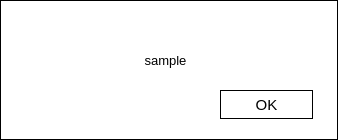
<?xml version="1.0" encoding="UTF-8"?>
<ui version="4.0">
 <class>LoginHint</class>
 <widget class="QDialog" name="LoginHint">
  <property name="geometry">
   <rect>
    <x>0</x>
    <y>0</y>
    <width>338</width>
    <height>140</height>
   </rect>
  </property>
  <property name="windowTitle">
   <string>Dialog</string>
  </property>
  <property name="styleSheet">
   <string notr="true">background-color: rgb(255, 255, 255);</string>
  </property>
  <property name="sizeGripEnabled">
   <bool>false</bool>
  </property>
  <widget class="QLabel" name="info">
   <property name="geometry">
    <rect>
     <x>10</x>
     <y>40</y>
     <width>311</width>
     <height>41</height>
    </rect>
   </property>
   <property name="font">
    <font>
     <family>Microsoft YaHei UI</family>
     <pointsize>10</pointsize>
    </font>
   </property>
   <property name="text">
    <string>sample</string>
   </property>
   <property name="alignment">
    <set>Qt::AlignCenter</set>
   </property>
  </widget>
  <widget class="QLabel" name="window_border">
   <property name="geometry">
    <rect>
     <x>0</x>
     <y>0</y>
     <width>338</width>
     <height>140</height>
    </rect>
   </property>
   <property name="styleSheet">
    <string notr="true">background-color: rgba(255, 255, 255, 0);</string>
   </property>
   <property name="frameShape">
    <enum>QFrame::Box</enum>
   </property>
   <property name="text">
    <string/>
   </property>
  </widget>
  <widget class="QPushButton" name="ok">
   <property name="geometry">
    <rect>
     <x>220</x>
     <y>90</y>
     <width>93</width>
     <height>29</height>
    </rect>
   </property>
   <property name="font">
    <font>
     <family>Microsoft YaHei UI</family>
     <pointsize>11</pointsize>
    </font>
   </property>
   <property name="styleSheet">
    <string notr="true">QPushButton{
	border-style: solid;
	border-top-color: qlineargradient(spread:pad, x1:0.5, y1:1, x2:0.5, y2:0, stop:0 rgb(215, 215, 215), stop:1 rgb(222, 222, 222));
	border-right-color: qlineargradient(spread:pad, x1:0, y1:0.5, x2:1, y2:0.5, stop:0 rgb(217, 217, 217), stop:1 rgb(227, 227, 227));
	border-left-color: qlineargradient(spread:pad, x1:0, y1:0.5, x2:1, y2:0.5, stop:0 rgb(227, 227, 227), stop:1 rgb(217, 217, 217));
	border-bottom-color: qlineargradient(spread:pad, x1:0.5, y1:1, x2:0.5, y2:0, stop:0 rgb(215, 215, 215), stop:1 rgb(222, 222, 222));
	border-width: 1px;
	border-radius: 0px;
	color: rgb(255,255,255);
	padding: 2px;
	background-color:  rgba(255, 255, 255, 0);
	border-color: rgb(0, 0, 0);
	color: rgb(0, 0, 0);
}
QPushButton:hover{
	border-style: solid;
	border-top-color: qlineargradient(spread:pad, x1:0.5, y1:1, x2:0.5, y2:0, stop:0 rgb(215, 215, 215), stop:1 rgb(222, 222, 222));
	border-right-color: qlineargradient(spread:pad, x1:0, y1:0.5, x2:1, y2:0.5, stop:0 rgb(217, 217, 217), stop:1 rgb(227, 227, 227));
	border-left-color: qlineargradient(spread:pad, x1:0, y1:0.5, x2:1, y2:0.5, stop:0 rgb(227, 227, 227), stop:1 rgb(217, 217, 217));
	border-bottom-color: qlineargradient(spread:pad, x1:0.5, y1:1, x2:0.5, y2:0, stop:0 rgb(215, 215, 215), stop:1 rgb(222, 222, 222));
	border-width: 1px;
	border-radius: 0px;
	
	color: rgb(255, 255, 255);
	padding: 2px;
	background-color: rgb(0, 0, 0);
}
QPushButton:disabled{
	border-style: solid;
	border-top-color: qlineargradient(spread:pad, x1:0.5, y1:1, x2:0.5, y2:0, stop:0 rgb(215, 215, 215), stop:1 rgb(222, 222, 222));
	border-right-color: qlineargradient(spread:pad, x1:0, y1:0.5, x2:1, y2:0.5, stop:0 rgb(217, 217, 217), stop:1 rgb(227, 227, 227));
	border-left-color: qlineargradient(spread:pad, x1:0, y1:0.5, x2:1, y2:0.5, stop:0 rgb(227, 227, 227), stop:1 rgb(217, 217, 217));
	border-bottom-color: qlineargradient(spread:pad, x1:0.5, y1:1, x2:0.5, y2:0, stop:0 rgb(215, 215, 215), stop:1 rgb(222, 222, 222));
	border-width: 1px;
	border-radius: 5px;
	color: rgb(255,255,255);
	padding: 2px;
	color: rgba(177, 177, 177, 100);
	background-color: rgba(255, 255, 255, 0);
}</string>
   </property>
   <property name="text">
    <string>OK</string>
   </property>
  </widget>
 </widget>
 <resources/>
 <connections/>
</ui>
